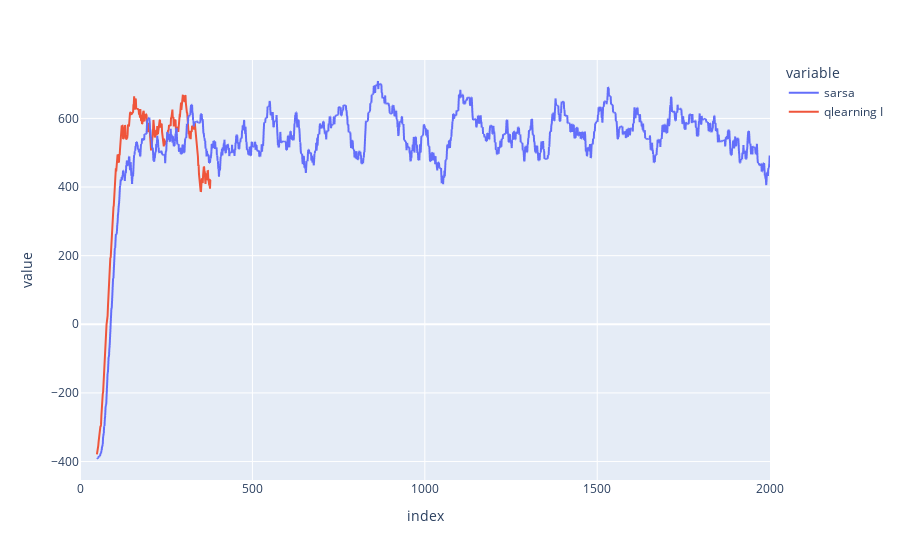

Notebook cell for this chart:
### Code cell
df2 = pd.read_csv('/home/robotfish/Project/cart_pole/q_learning/0521_152343/exp_bin10_alpha_decay_.out', header=None)
x = df2.index
y = df2[2].rolling(50).mean()
fig.add_scatter(x=x, y=y, mode="lines", name='qlearning I')

### Figure 1 — Plotly figure (JSON) as saved in the notebook; plotly's stock layout.template omitted (floating-point values rounded to 4 significant figures; data arrays with more than 128 entries replaced by an {"elided": "..."} marker saying what was removed)
{"data": [{"hovertemplate": "variable=reward_roll<br>index=%{x}<br>value=%{y}<extra></extra>", "legendgroup": "reward_roll", "line": {"color": "#636efa", "dash": "solid"}, "mode": "lines", "name": "sarsa", "showlegend": true, "type": "scattergl", "x": {"elided": "2002 int values"}, "xaxis": "x", "y": {"elided": "2002 float values"}, "yaxis": "y"}, {"mode": "lines", "name": "qlearning I", "type": "scatter", "x": {"elided": "380 int values"}, "y": {"elided": "380 float values"}}], "layout": {"legend": {"title": {"text": "variable"}, "tracegroupgap": 0}, "margin": {"t": 60}, "xaxis": {"anchor": "y", "domain": [0, 1], "title": {"text": "index"}}, "yaxis": {"anchor": "x", "domain": [0, 1], "title": {"text": "value"}}}}
